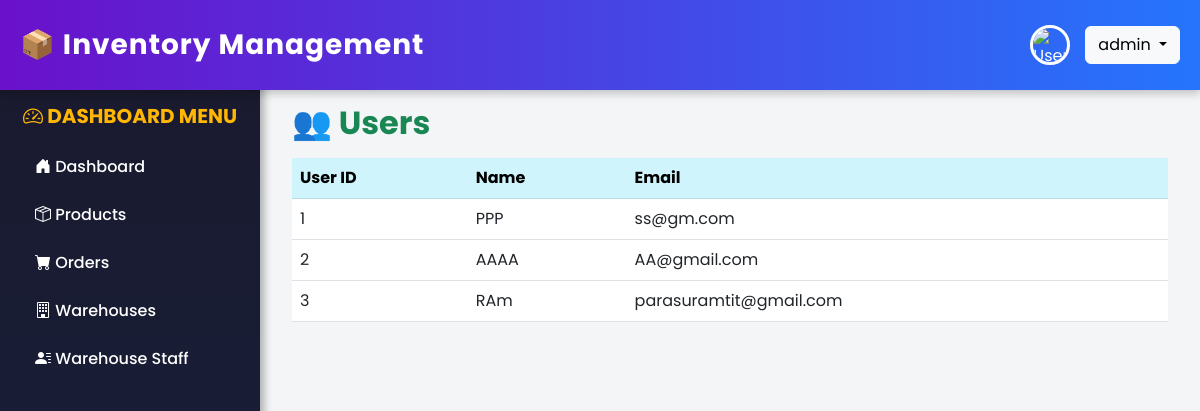
Page /customer/ (signed in) on the earlier database version.
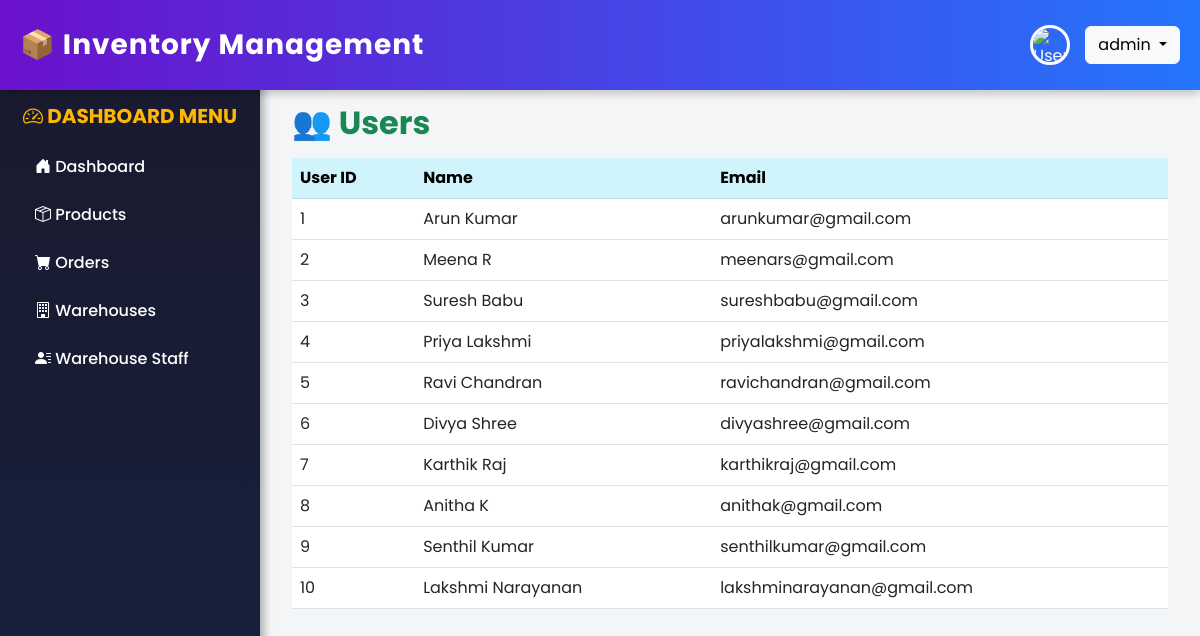
Same page on the later database version.
### inventory/models.py (models this page shows, shortened)
class Customer(models.Model):
    name = models.CharField(max_length=255)
    email = models.EmailField(unique=True)
    phone = models.CharField(max_length=20)
    address = models.TextField()

### inventory/views.py (the view)
# urls.py: path("customer/", customer, name="customer"),
def customer(request):
    users = Customer.objects.all()
    return render(request, "inventory/users.html", {"users": users})

### inventory/templates/inventory/users.html
{% extends 'inventory/base.html' %} {% block content %}
<div class="container mt-4">
  <h2 class="fw-bold text-success">👥 Users</h2>
  <table class="table table-hover mt-3">
    <thead class="table-info">
      <tr>
        <th>User ID</th>
        <th>Name</th>
        <th>Email</th>
      </tr>
    </thead>
    <tbody>
      {% for user in users %}
      <tr>
        <td>{{ user.id }}</td>
        <td>{{ user.name }}</td>
        <td>{{ user.email }}</td>
      </tr>
      {% endfor %}
    </tbody>
  </table>
</div>
{% endblock %}

Differences in the rows shown:
changed Customer id 1: name "PPP" → "Arun Kumar"; email "ss@gm.com" → "arunkumar@gmail.com"
changed Customer id 2: name "AAAA" → "Meena R"; email "AA@gmail.com" → "meenars@gmail.com"
changed Customer id 3: name "RAm" → "Suresh Babu"; email "parasuramtit@gmail.com" → "sureshbabu@gmail.com"
added Customer: id "4", name "Priya Lakshmi", email "priyalakshmi@gmail.com"
added Customer: id "5", name "Ravi Chandran", email "ravichandran@gmail.com"
added Customer: id "6", name "Divya Shree", email "divyashree@gmail.com"
added Customer: id "7", name "Karthik Raj", email "karthikraj@gmail.com"
added Customer: id "8", name "Anitha K", email "anithak@gmail.com"
added Customer: id "9", name "Senthil Kumar", email "senthilkumar@gmail.com"
added Customer: id "10", name "Lakshmi Narayanan", email "lakshminarayanan@gmail.com"
